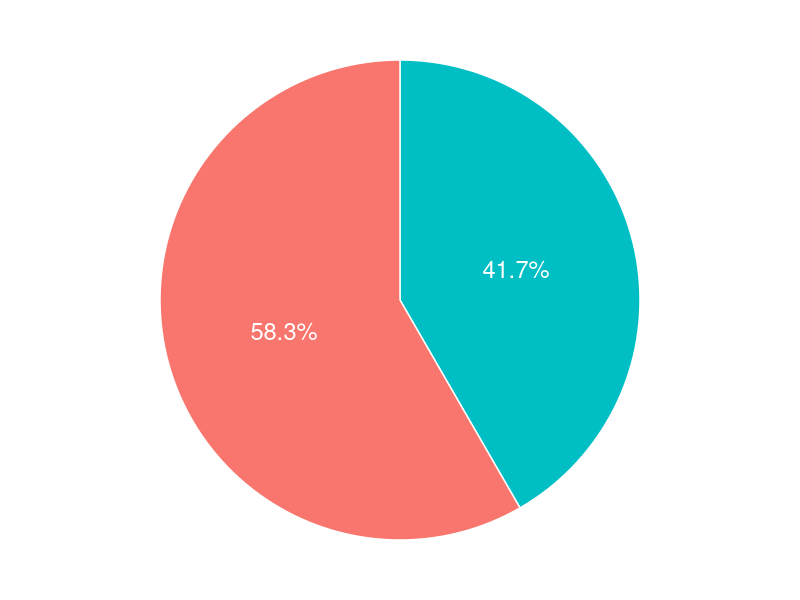
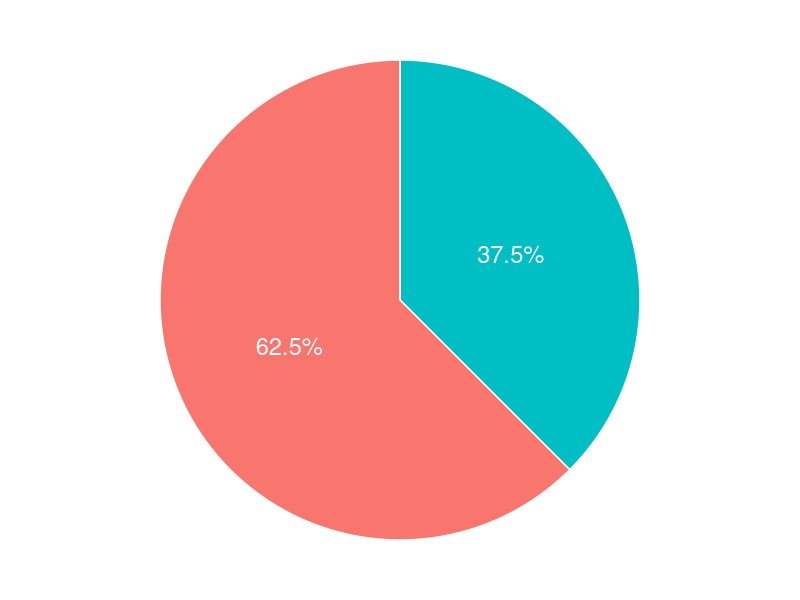
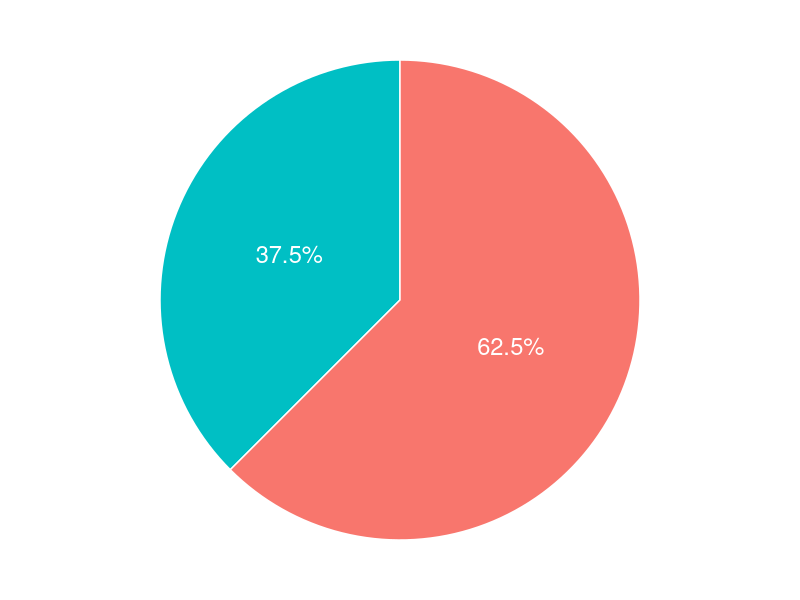

R code for these plots, in order:
library(stringr)
library(dplyr)
library(ggplot2)
library(tidyr)

data_scientist <- read.table("data_scientist_offers.csv", colClasses = c("character", "character"))
data_analyst <- read.table("data_analyst_offers.csv", colClasses = c("character", "character"))

all_data <- rbind(data_scientist, data_analyst)

all_data_stats <- all_data %>% 
  mutate(descr = str_replace(descr, "\\n", " ")) %>%
  mutate(R = str_detect(descr, "R[[:punct:][:space:]]")) %>%
  mutate(python = str_detect(descr, fixed("python", ignore_case = T))) %>%
  mutate(degree = str_detect(descr, 
        "[Dd]egree | [Ww]ykształcenie | [Uu]niversity | MSc | [Mm]aster"))

plot_data <- all_data_stats %>% select(R, python, degree) %>%
  summarise(R_y = sum(R), R_n = n() - sum(R),
            python_y = sum(python), python_n = n() - sum(python),
            degree_y = sum(degree), degree_n = n() - sum(degree)) %>%
  pivot_longer(everything(), names_to = "req")



plot_data %>% filter(str_detect(req, "R_")) %>% mutate(ypos = cumsum(value)- 0.5*value) %>%
  ggplot(aes(x = "",y = value, fill = req)) + 
  geom_bar(stat = "identity", color = "white") + coord_polar("y") + theme_void() + 
  geom_text(aes(y = ypos, label = scales::percent(value/nrow(all_data_stats), accuracy = 0.1)),
          color = "white", size=6) +
  theme(legend.position="none")

plot_data %>% filter(str_detect(req, "py")) %>% mutate(ypos = cumsum(value)- 0.5*value) %>%
  ggplot(aes(x = "",y = value, fill = req)) + 
  geom_bar(stat = "identity", color = "white") + coord_polar("y") + theme_void() + 
  geom_text(aes(y = ypos, label = scales::percent(value/nrow(all_data_stats), accuracy = 0.1)), 
            color = "white", size=6) +
  theme(legend.position="none")

plot_data %>% filter(str_detect(req, "deg")) %>% 
  mutate(ypos = cumsum(value) - 0.5*value) %>%
  ggplot(aes(x = "",y = value, fill = req)) + 
  geom_bar(stat = "identity", color = "white") + coord_polar("y", direction = -1) + theme_void() + 
  geom_text(aes(y = ypos, label = scales::percent(value/nrow(all_data_stats), accuracy = 0.1)), 
            color = "white", size=6) +
  theme(legend.position="none")
